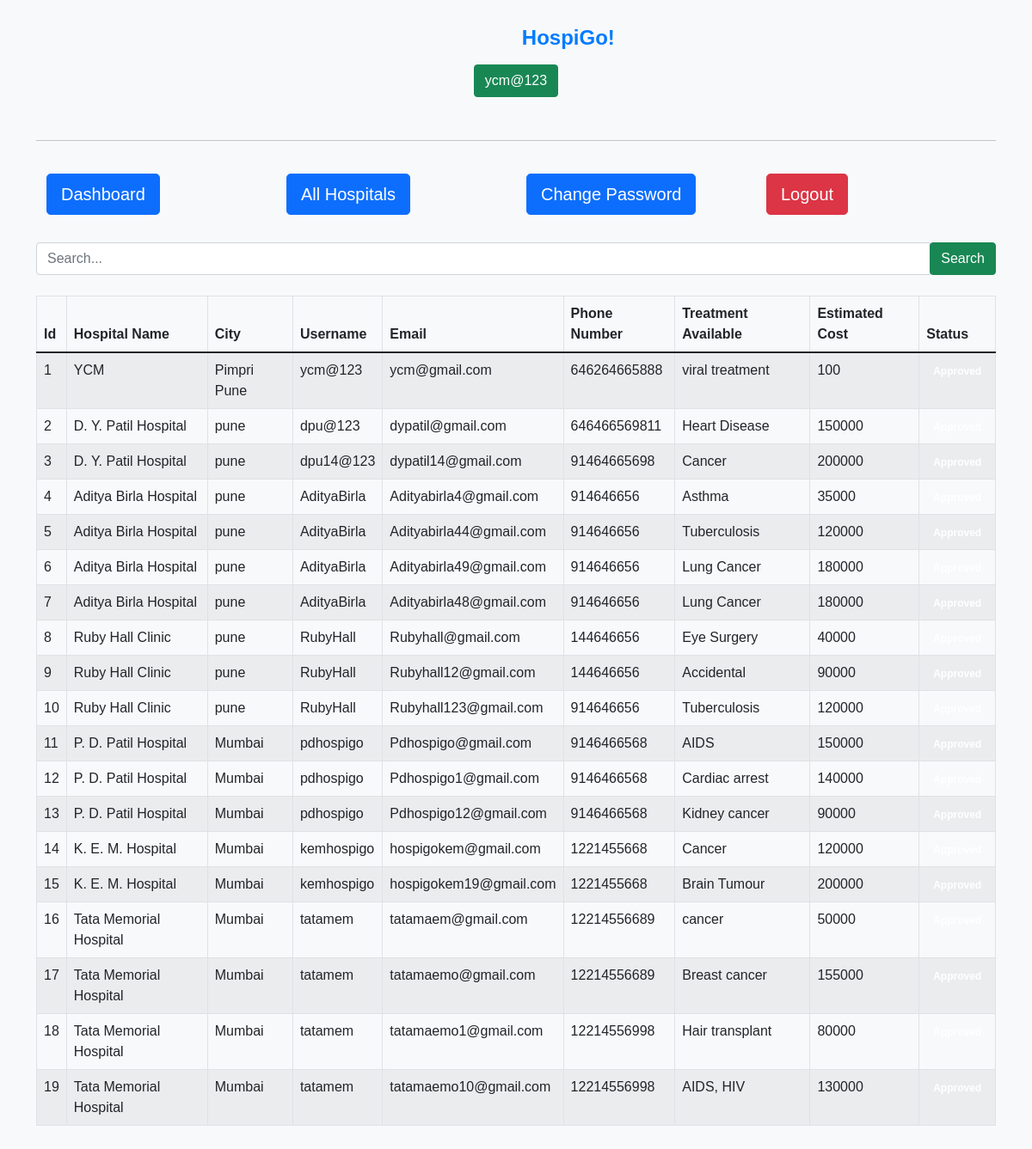
/admin/get-all-user (signed in), run on the app's committed database.
### Final project/main.py (models this page shows, shortened)
class User(db.Model):
    id = db.Column(db.Integer, primary_key=True)
    hname = db.Column(db.String(255), nullable=False)
    city = db.Column(db.String(255), nullable=False)
    email = db.Column(db.String(255), nullable=False)
    username = db.Column(db.String(255), nullable=False)
    phoneno = db.Column(db.String(255), nullable=False)
    treatment = db.Column(db.String(255), nullable=False)
    estimated = db.Column(db.String(255), nullable=False)
    password = db.Column(db.String(255), nullable=False)
    status = db.Column(db.Integer, default=0, nullable=False)

### Final project/main.py (the view)
@app.route('/admin/get-all-user', methods=["POST","GET"])
def adminGetAllUser():
    if not session.get('admin_id'):
        return redirect('/admin/')
    if request.method== "POST":
        search=request.form.get('search')
        users=User.query.filter(User.username.like('%'+search+'%')).all()
        return render_template('admin/all-user.html',title='Approve User',users=users)
    else:
        users=User.query.all()
        return render_template('admin/all-user.html',title='Approve User',users=users)

### Final project/templates/admin/all-user.html
{% extends "admin/layout.html" %}
{% block content %}
<div class="container">
    {% include 'admin/navbar.html' %}
    <div class="my-4">
        <form action="" method="POST" style="width:100%">
            <div class="input-group">
                <input type="text" name="search" id="search" class="form-control" placeholder="Search...">
                <div class="input-group-append">
                    <button type="submit" class="btn btn-success">Search</button>
                </div>
            </div>
        </form>
    </div>
    <div class="my-4">
        <div class="table-responsive">
            <table class="table table-bordered table-striped">
                <thead class="thead-dark">
                    <tr>
                        <th>Id</th>
                        <th>Hospital Name</th>
                        <th>City</th>
                        <th>Username</th>
                        <th>Email</th>
                        <th>Phone Number</th>
                        <th>Treatment Available</th>
                        <th>Estimated Cost</th>
                        <th>Status</th>
                    </tr>
                </thead>
                <tbody>
                    {% for user in users %}
                    <tr>
                        <td>{{ user.id }}</td>
                        <td>{{ user.hname }}</td>
                        <td>{{ user.city }}</td>
                        <td>{{ user.username }}</td>
                        <td>{{ user.email }}</td>
                        <td>{{ user.phoneno }}</td>
                        <td>{{ user.treatment }}</td>
                        <td>{{ user.estimated }}</td>
                        <td>
                            {% if user.status == 1 %}
                            <span class="badge badge-success">Approved</span>
                            {% else %}
                            <a href="/admin/approve-user/{{ user.id }}">
                                <button class="btn btn-warning">Approve</button>
                            </a>
                            {% endif %}
                        </td>
                    </tr>
                    {% endfor %}
                </tbody>
            </table>
        </div>
    </div>
</div>
{% endblock content %}

### Final project/templates/admin/layout.html (shortened to what this page needs)
<!DOCTYPE html>
<html lang="en">
<head>
    <link rel="stylesheet" href="https://cdn.jsdelivr.net/npm/bootstrap@5.1.3/dist/css/bootstrap.min.css">
</head>
<body>
    <div class="container">
        <div class="d-flex justify-content-center align-items-center">
            <h3 class="title">
                 HospiGo!
            </h3>
        </div>
        <div class="my-2 text-center">
            {% if session.admin_name %}
            <button class="btn btn-success admin-btn">{{session.admin_name}}</button>
            {% endif %}
        </div>
        <hr>
    </div>
    {% block content %} {% endblock content %}
</body>
</html>

### Final project/templates/admin/layout.html (style rules this page uses)
body { background-color: #f8f9fa; font-family: Arial, sans-serif; }
.container { margin-top: 30px; }
.title { font-size: 24px; font-weight: bold; color: #007bff; }
.admin-btn { margin-bottom: 20px; }
hr { margin-top: 30px; }

### data on the page
User: admin_name "ycm@123", id "1", hname "YCM", city "Pimpri Pune", username "ycm@123", email "ycm@gmail.com", phoneno "646264665888", treatment "viral treatment", estimated "100"
User: id "2", hname "D. Y. Patil Hospital", city "pune", username "dpu@123", email "dypatil@gmail.com", phoneno "646466569811", treatment "Heart Disease", estimated "150000"
User: id "3", hname "D. Y. Patil Hospital", city "pune", username "dpu14@123", email "dypatil14@gmail.com", phoneno "91464665698", treatment "Cancer", estimated "200000"
User: id "4", hname "Aditya Birla Hospital", city "pune", username "AdityaBirla", email "Adityabirla4@gmail.com", phoneno "914646656", treatment "Asthma", estimated "35000"
User: id "5", hname "Aditya Birla Hospital", city "pune", username "AdityaBirla", email "Adityabirla44@gmail.com", phoneno "914646656", treatment "Tuberculosis", estimated "120000"
User: id "6", hname "Aditya Birla Hospital", city "pune", username "AdityaBirla", email "Adityabirla49@gmail.com", phoneno "914646656", treatment "Lung Cancer", estimated "180000"
User: id "7", hname "Aditya Birla Hospital", city "pune", username "AdityaBirla", email "Adityabirla48@gmail.com", phoneno "914646656", treatment "Lung Cancer", estimated "180000"
User: id "8", hname "Ruby Hall Clinic", city "pune", username "RubyHall", email "Rubyhall@gmail.com", phoneno "144646656", treatment "Eye Surgery", estimated "40000"
User: id "9", hname "Ruby Hall Clinic", city "pune", username "RubyHall", email "Rubyhall12@gmail.com", phoneno "144646656", treatment "Accidental", estimated "90000"
User: id "10", hname "Ruby Hall Clinic", city "pune", username "RubyHall", email "Rubyhall123@gmail.com", phoneno "914646656", treatment "Tuberculosis", estimated "120000"
User: id "11", hname "P. D. Patil Hospital", city "Mumbai", username "pdhospigo", email "Pdhospigo@gmail.com", phoneno "9146466568", treatment "AIDS", estimated "150000"
User: id "12", hname "P. D. Patil Hospital", city "Mumbai", username "pdhospigo", email "Pdhospigo1@gmail.com", phoneno "9146466568", treatment "Cardiac arrest", estimated "140000"
User: id "13", hname "P. D. Patil Hospital", city "Mumbai", username "pdhospigo", email "Pdhospigo12@gmail.com", phoneno "9146466568", treatment "Kidney cancer", estimated "90000"
User: id "14", hname "K. E. M. Hospital", city "Mumbai", username "kemhospigo", email "hospigokem@gmail.com", phoneno "1221455668", treatment "Cancer", estimated "120000"
User: id "15", hname "K. E. M. Hospital", city "Mumbai", username "kemhospigo", email "hospigokem19@gmail.com", phoneno "1221455668", treatment "Brain Tumour", estimated "200000"
User: id "16", hname "Tata Memorial Hospital", city "Mumbai", username "tatamem", email "tatamaem@gmail.com", phoneno "12214556689", treatment "cancer", estimated "50000"
User: id "17", hname "Tata Memorial Hospital", city "Mumbai", username "tatamem", email "tatamaemo@gmail.com", phoneno "12214556689", treatment "Breast cancer", estimated "155000"
User: id "18", hname "Tata Memorial Hospital", city "Mumbai", username "tatamem", email "tatamaemo1@gmail.com", phoneno "12214556998", treatment "Hair transplant", estimated "80000"
User: id "19", hname "Tata Memorial Hospital", city "Mumbai", username "tatamem", email "tatamaemo10@gmail.com", phoneno "12214556998", treatment "AIDS, HIV", estimated "130000"
